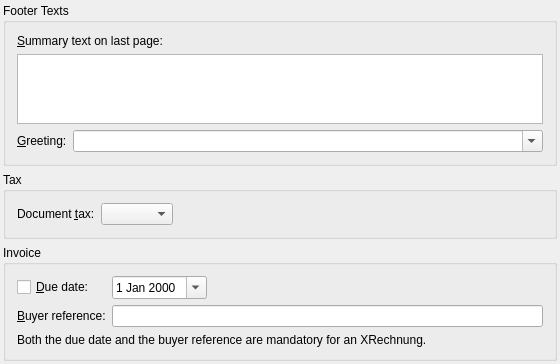
<?xml version="1.0" encoding="UTF-8"?>
<ui version="4.0">
 <class>DocFooterEdit</class>
 <widget class="QWidget" name="DocFooterEdit">
  <property name="geometry">
   <rect>
    <x>0</x>
    <y>0</y>
    <width>560</width>
    <height>282</height>
   </rect>
  </property>
  <layout class="QGridLayout">
   <property name="margin">
    <number>3</number>
   </property>
   <item row="3" column="0">
    <spacer name="spacer7">
     <property name="orientation">
      <enum>Qt::Vertical</enum>
     </property>
     <property name="sizeType">
      <enum>QSizePolicy::Expanding</enum>
     </property>
     <property name="sizeHint" stdset="0">
      <size>
       <width>20</width>
       <height>16</height>
      </size>
     </property>
    </spacer>
   </item>
   <item row="0" column="0">
    <widget class="QGroupBox" name="groupBox">
     <property name="title">
      <string>Footer Texts</string>
     </property>
     <layout class="QVBoxLayout" name="verticalLayout">
      <item>
       <widget class="QLabel" name="textLabel8_2">
        <property name="text">
         <string>&amp;Summary text on last page:</string>
        </property>
        <property name="wordWrap">
         <bool>false</bool>
        </property>
        <property name="buddy">
         <cstring>m_teSummary</cstring>
        </property>
       </widget>
      </item>
      <item>
       <widget class="QTextEdit" name="m_teSummary"/>
      </item>
      <item>
       <layout class="QHBoxLayout" name="_2">
        <item>
         <widget class="QLabel" name="textLabel1">
          <property name="sizePolicy">
           <sizepolicy hsizetype="Maximum" vsizetype="Preferred">
            <horstretch>0</horstretch>
            <verstretch>0</verstretch>
           </sizepolicy>
          </property>
          <property name="text">
           <string>&amp;Greeting:</string>
          </property>
          <property name="wordWrap">
           <bool>false</bool>
          </property>
          <property name="buddy">
           <cstring>m_cbGreeting</cstring>
          </property>
         </widget>
        </item>
        <item>
         <widget class="QComboBox" name="m_cbGreeting">
          <property name="editable">
           <bool>true</bool>
          </property>
         </widget>
        </item>
       </layout>
      </item>
     </layout>
    </widget>
   </item>
   <item row="1" column="0">
    <widget class="QGroupBox" name="_taxGroup">
     <property name="title">
      <string>Tax</string>
     </property>
     <layout class="QHBoxLayout" name="horizontalLayout">
      <item>
       <widget class="QLabel" name="textLabel1_2">
        <property name="text">
         <string>Document &amp;tax:</string>
        </property>
        <property name="wordWrap">
         <bool>false</bool>
        </property>
        <property name="buddy">
         <cstring>mTaxCombo</cstring>
        </property>
       </widget>
      </item>
      <item>
       <widget class="QComboBox" name="mTaxCombo"/>
      </item>
      <item>
       <spacer name="spacer2">
        <property name="orientation">
         <enum>Qt::Horizontal</enum>
        </property>
        <property name="sizeType">
         <enum>QSizePolicy::Expanding</enum>
        </property>
        <property name="sizeHint" stdset="0">
         <size>
          <width>361</width>
          <height>20</height>
         </size>
        </property>
       </spacer>
      </item>
     </layout>
    </widget>
   </item>
   <item row="2" column="0">
    <widget class="QGroupBox" name="_dueDateGroup">
     <property name="title">
      <string>Invoice</string>
     </property>
     <layout class="QGridLayout" name="dueDateLayout">
      <item row="0" column="0">
       <widget class="QCheckBox" name="_cbDueDate">
        <property name="text">
         <string>&amp;Due date:</string>
        </property>
       </widget>
      </item>
      <item row="0" column="1">
       <widget class="QDateEdit" name="_dueDateEdit">
        <property name="calendarPopup">
         <bool>true</bool>
        </property>
       </widget>
      </item>
      <item row="0" column="2">
       <spacer name="dueDateSpacer">
        <property name="orientation">
         <enum>Qt::Horizontal</enum>
        </property>
        <property name="sizeHint" stdset="0">
         <size>
          <width>40</width>
          <height>20</height>
         </size>
        </property>
       </spacer>
      </item>
      <item row="1" column="0">
       <widget class="QLabel" name="_labBuyerRef">
        <property name="text">
         <string>&amp;Buyer reference:</string>
        </property>
        <property name="buddy">
         <cstring>_buyerRefEdit</cstring>
        </property>
       </widget>
      </item>
      <item row="1" column="1" colspan="2">
       <widget class="QLineEdit" name="_buyerRefEdit">
        <property name="toolTip">
         <string>Buyer reference for the XRechnung (BT-10), ie. the Leitweg-ID of a public authority. Preset from the customer.</string>
        </property>
       </widget>
      </item>
      <item row="2" column="0" colspan="3">
       <widget class="QLabel" name="_labXRechnungHint">
        <property name="text">
         <string>Both the due date and the buyer reference are mandatory for an XRechnung.</string>
        </property>
        <property name="wordWrap">
         <bool>true</bool>
        </property>
       </widget>
      </item>
     </layout>
    </widget>
   </item>
  </layout>
 </widget>
 <layoutdefault spacing="6" margin="11"/>
 <resources/>
 <connections/>
</ui>
